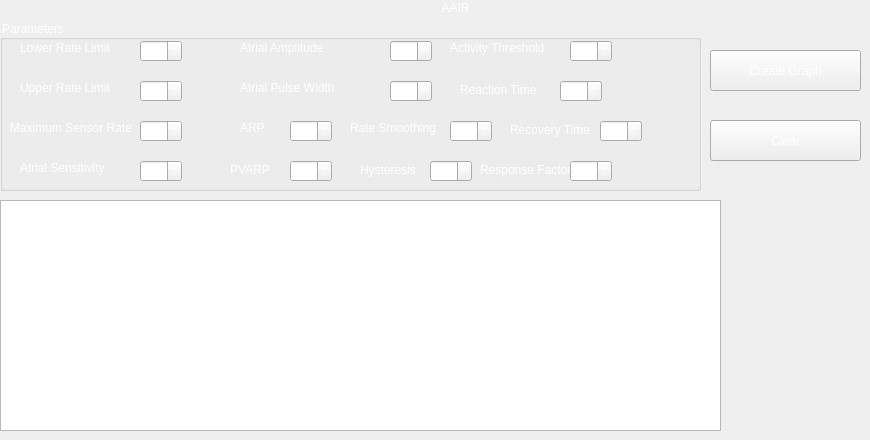
            <widget class="QWidget" name="page_7">
             <widget class="QPushButton" name="pushButton_13">
              <property name="geometry">
               <rect>
                <x>710</x>
                <y>120</y>
                <width>151</width>
                <height>41</height>
               </rect>
              </property>
              <property name="styleSheet">
               <string notr="true">font: 75 14pt &quot;MS Shell Dlg 2&quot;;
color: rgb(255, 255, 255);</string>
              </property>
              <property name="text">
               <string>Clear</string>
              </property>
             </widget>
             <widget class="QGraphicsView" name="graphicsView_7">
              <property name="geometry">
               <rect>
                <x>0</x>
                <y>200</y>
                <width>721</width>
                <height>231</height>
               </rect>
              </property>
             </widget>
             <widget class="QPushButton" name="pushButton_14">
              <property name="geometry">
               <rect>
                <x>710</x>
                <y>50</y>
                <width>151</width>
                <height>41</height>
               </rect>
              </property>
              <property name="styleSheet">
               <string notr="true">font: 75 14pt &quot;MS Shell Dlg 2&quot;;
color: rgb(255, 255, 255);</string>
              </property>
              <property name="text">
               <string>Create Graph</string>
              </property>
             </widget>
             <widget class="QGroupBox" name="groupBox_7">
              <property name="geometry">
               <rect>
                <x>0</x>
                <y>20</y>
                <width>701</width>
                <height>171</height>
               </rect>
              </property>
              <property name="styleSheet">
               <string notr="true">color: rgb(255, 255, 255);</string>
              </property>
              <property name="title">
               <string>Parameters</string>
              </property>
              <widget class="QLabel" name="label_63">
               <property name="geometry">
                <rect>
                 <x>10</x>
                 <y>100</y>
                 <width>121</width>
                 <height>16</height>
                </rect>
               </property>
               <property name="styleSheet">
                <string notr="true">color: rgb(255, 255, 255);</string>
               </property>
               <property name="text">
                <string>Maximum Sensor Rate</string>
               </property>
              </widget>
              <widget class="QSpinBox" name="spinBox_AAIR_AA">
               <property name="geometry">
                <rect>
                 <x>390</x>
                 <y>20</y>
                 <width>42</width>
                 <height>22</height>
                </rect>
               </property>
               <property name="styleSheet">
                <string notr="true">color: rgb(255, 255, 255);</string>
               </property>
              </widget>
              <widget class="QLabel" name="label_64">
               <property name="geometry">
                <rect>
                 <x>240</x>
                 <y>20</y>
                 <width>131</width>
                 <height>16</height>
                </rect>
               </property>
               <property name="styleSheet">
                <string notr="true">color: rgb(255, 255, 255);</string>
               </property>
               <property name="text">
                <string>Atrial Amplitude</string>
               </property>
              </widget>
              <widget class="QLabel" name="label_65">
               <property name="geometry">
                <rect>
                 <x>20</x>
                 <y>20</y>
                 <width>101</width>
                 <height>16</height>
                </rect>
               </property>
               <property name="styleSheet">
                <string notr="true">color: rgb(255, 255, 255);</string>
               </property>
               <property name="text">
                <string>Lower Rate Limit</string>
               </property>
              </widget>
              <widget class="QLabel" name="label_66">
               <property name="geometry">
                <rect>
                 <x>20</x>
                 <y>60</y>
                 <width>101</width>
                 <height>16</height>
                </rect>
               </property>
               <property name="styleSheet">
                <string notr="true">color: rgb(255, 255, 255);</string>
               </property>
               <property name="text">
                <string>Upper Rate Limit</string>
               </property>
              </widget>
              <widget class="QSpinBox" name="spinBox_AAIR_AS">
               <property name="geometry">
                <rect>
                 <x>140</x>
                 <y>140</y>
                 <width>42</width>
                 <height>22</height>
                </rect>
               </property>
               <property name="styleSheet">
                <string notr="true">color: rgb(255, 255, 255);</string>
               </property>
              </widget>
              <widget class="QLabel" name="label_67">
               <property name="geometry">
                <rect>
                 <x>240</x>
                 <y>60</y>
                 <width>141</width>
                 <height>16</height>
                </rect>
               </property>
               <property name="styleSheet">
                <string notr="true">color: rgb(255, 255, 255);</string>
               </property>
               <property name="text">
                <string>Atrial Pulse Width</string>
               </property>
              </widget>
              <widget class="QSpinBox" name="spinBox_AAIR_URL">
               <property name="geometry">
                <rect>
                 <x>140</x>
                 <y>60</y>
                 <width>42</width>
                 <height>22</height>
                </rect>
               </property>
               <property name="styleSheet">
                <string notr="true">color: rgb(255, 255, 255);</string>
               </property>
              </widget>
              <widget class="QLabel" name="label_68">
               <property name="geometry">
                <rect>
                 <x>230</x>
                 <y>140</y>
                 <width>41</width>
                 <height>20</height>
                </rect>
               </property>
               <property name="styleSheet">
                <string notr="true">color: rgb(255, 255, 255);</string>
               </property>
               <property name="text">
                <string>PVARP</string>
               </property>
              </widget>
              <widget class="QSpinBox" name="spinBox_AAIR_LRL">
               <property name="geometry">
                <rect>
                 <x>140</x>
                 <y>20</y>
                 <width>42</width>
                 <height>22</height>
                </rect>
               </property>
               <property name="styleSheet">
                <string notr="true">color: rgb(255, 255, 255);</string>
               </property>
              </widget>
              <widget class="QSpinBox" name="spinBox_AAIR_MSR">
               <property name="geometry">
                <rect>
                 <x>140</x>
                 <y>100</y>
                 <width>42</width>
                 <height>22</height>
                </rect>
               </property>
               <property name="styleSheet">
                <string notr="true">color: rgb(255, 255, 255);</string>
               </property>
              </widget>
              <widget class="QLabel" name="label_69">
               <property name="geometry">
                <rect>
                 <x>240</x>
                 <y>100</y>
                 <width>31</width>
                 <height>16</height>
                </rect>
               </property>
               <property name="styleSheet">
                <string notr="true">color: rgb(255, 255, 255);</string>
               </property>
               <property name="text">
                <string>ARP</string>
               </property>
              </widget>
              <widget class="QSpinBox" name="spinBox_AAIR_APW">
               <property name="geometry">
                <rect>
                 <x>390</x>
                 <y>60</y>
                 <width>42</width>
                 <height>22</height>
                </rect>
               </property>
               <property name="styleSheet">
                <string notr="true">color: rgb(255, 255, 255);</string>
               </property>
              </widget>
              <widget class="QLabel" name="label_70">
               <property name="geometry">
                <rect>
                 <x>20</x>
                 <y>140</y>
                 <width>111</width>
                 <height>16</height>
                </rect>
               </property>
               <property name="styleSheet">
                <string notr="true">color: rgb(255, 255, 255);</string>
               </property>
               <property name="text">
                <string>Atrial Sensitivity</string>
               </property>
              </widget>
              <widget class="QSpinBox" name="spinBox_AAIR_ARP">
               <property name="geometry">
                <rect>
                 <x>290</x>
                 <y>100</y>
                 <width>42</width>
                 <height>22</height>
                </rect>
               </property>
              </widget>
              <widget class="QSpinBox" name="spinBox_AAIR_PVARP">
               <property name="geometry">
                <rect>
                 <x>290</x>
                 <y>140</y>
                 <width>42</width>
                 <height>22</height>
                </rect>
               </property>
              </widget>
              <widget class="QSpinBox" name="spinBox_AAIR_H">
               <property name="geometry">
                <rect>
                 <x>430</x>
                 <y>140</y>
                 <width>42</width>
                 <height>22</height>
                </rect>
               </property>
              </widget>
              <widget class="QLabel" name="label_81">
               <property name="geometry">
                <rect>
                 <x>350</x>
                 <y>100</y>
                 <width>111</width>
                 <height>16</height>
                </rect>
               </property>
               <property name="styleSheet">
                <string notr="true">color: rgb(255, 255, 255);</string>
               </property>
               <property name="text">
                <string>Rate Smoothing</string>
               </property>
              </widget>
              <widget class="QSpinBox" name="spinBox_AAIR_RS">
               <property name="geometry">
                <rect>
                 <x>450</x>
                 <y>100</y>
                 <width>42</width>
                 <height>22</height>
                </rect>
               </property>
               <property name="styleSheet">
                <string notr="true">color: rgb(255, 255, 255);</string>
               </property>
              </widget>
              <widget class="QLabel" name="label_82">
               <property name="geometry">
                <rect>
                 <x>360</x>
                 <y>140</y>
                 <width>61</width>
                 <height>20</height>
                </rect>
               </property>
               <property name="styleSheet">
                <string notr="true">color: rgb(255, 255, 255);</string>
               </property>
               <property name="text">
                <string>Hysteresis</string>
               </property>
              </widget>
              <widget class="QLabel" name="label_10">
               <property name="geometry">
                <rect>
                 <x>510</x>
                 <y>100</y>
                 <width>81</width>
                 <height>20</height>
                </rect>
               </property>
               <property name="text">
                <string>Recovery Time </string>
               </property>
              </widget>
              <widget class="QLabel" name="label_83">
               <property name="geometry">
                <rect>
                 <x>480</x>
                 <y>140</y>
                 <width>91</width>
                 <height>20</height>
                </rect>
               </property>
               <property name="styleSheet">
                <string notr="true">color: rgb(255, 255, 255);</string>
               </property>
               <property name="text">
                <string>Response Factor</string>
               </property>
              </widget>
              <widget class="QSpinBox" name="spinBox_AAIR_React_T">
               <property name="geometry">
                <rect>
                 <x>560</x>
                 <y>60</y>
                 <width>42</width>
                 <height>22</height>
                </rect>
               </property>
              </widget>
              <widget class="QLabel" name="label_84">
               <property name="geometry">
                <rect>
                 <x>460</x>
                 <y>60</y>
                 <width>81</width>
                 <height>20</height>
                </rect>
               </property>
               <property name="styleSheet">
                <string notr="true">color: rgb(255, 255, 255);</string>
               </property>
               <property name="text">
                <string>Reaction Time</string>
               </property>
              </widget>
              <widget class="QSpinBox" name="spinBox_AAIR_Res_F">
               <property name="geometry">
                <rect>
                 <x>570</x>
                 <y>140</y>
                 <width>42</width>
                 <height>22</height>
                </rect>
               </property>
              </widget>
              <widget class="QSpinBox" name="spinBox_AAIR_AT">
               <property name="geometry">
                <rect>
                 <x>570</x>
                 <y>20</y>
                 <width>42</width>
                 <height>22</height>
                </rect>
               </property>
               <property name="styleSheet">
                <string notr="true">color: rgb(255, 255, 255);</string>
               </property>
              </widget>
              <widget class="QLabel" name="label_85">
               <property name="geometry">
                <rect>
                 <x>450</x>
                 <y>20</y>
                 <width>121</width>
                 <height>16</height>
                </rect>
               </property>
               <property name="styleSheet">
                <string notr="true">color: rgb(255, 255, 255);</string>
               </property>
               <property name="text">
                <string>Activity Threshold</string>
               </property>
              </widget>
              <widget class="QSpinBox" name="spinBox_AAIR_Rec_T">
               <property name="geometry">
                <rect>
                 <x>600</x>
                 <y>100</y>
                 <width>42</width>
                 <height>22</height>
                </rect>
               </property>
              </widget>
             </widget>
             <widget class="QLabel" name="label_71">
              <property name="geometry">
               <rect>
                <x>420</x>
                <y>0</y>
                <width>71</width>
                <height>16</height>
               </rect>
              </property>
              <property name="styleSheet">
               <string notr="true">color: rgb(255, 255, 255);
font: 75 14pt &quot;MS Shell Dlg 2&quot;;</string>
              </property>
              <property name="text">
               <string>AAIR</string>
              </property>
              <property name="alignment">
               <set>Qt::AlignCenter</set>
              </property>
             </widget>
            </widget>
